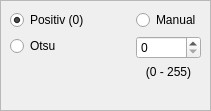
    <widget class="QFrame" name="frm_exgr_thresh">
     <property name="geometry">
      <rect>
       <x>10</x>
       <y>440</y>
       <width>211</width>
       <height>111</height>
      </rect>
     </property>
     <property name="frameShape">
      <enum>QFrame::StyledPanel</enum>
     </property>
     <property name="frameShadow">
      <enum>QFrame::Raised</enum>
     </property>
     <widget class="QWidget" name="layoutWidget_3">
      <property name="geometry">
       <rect>
        <x>10</x>
        <y>10</y>
        <width>191</width>
        <height>91</height>
       </rect>
      </property>
      <layout class="QHBoxLayout" name="horizontalLayout_8">
       <item>
        <layout class="QVBoxLayout" name="verticalLayout_10">
         <item>
          <widget class="QRadioButton" name="rdbtn_exgr_positiv">
           <property name="text">
            <string>Positiv (0)</string>
           </property>
           <property name="checked">
            <bool>true</bool>
           </property>
          </widget>
         </item>
         <item>
          <widget class="QRadioButton" name="rdbtn_exgr_otsu">
           <property name="text">
            <string>Otsu</string>
           </property>
          </widget>
         </item>
         <item>
          <spacer name="verticalSpacer_9">
           <property name="orientation">
            <enum>Qt::Vertical</enum>
           </property>
           <property name="sizeHint" stdset="0">
            <size>
             <width>20</width>
             <height>40</height>
            </size>
           </property>
          </spacer>
         </item>
        </layout>
       </item>
       <item>
        <spacer name="horizontalSpacer_6">
         <property name="orientation">
          <enum>Qt::Horizontal</enum>
         </property>
         <property name="sizeHint" stdset="0">
          <size>
           <width>28</width>
           <height>74</height>
          </size>
         </property>
        </spacer>
       </item>
       <item>
        <layout class="QVBoxLayout" name="verticalLayout_9">
         <item>
          <widget class="QRadioButton" name="rdbtn_exgr_manual">
           <property name="text">
            <string>Manual</string>
           </property>
           <property name="checked">
            <bool>false</bool>
           </property>
          </widget>
         </item>
         <item>
          <widget class="QSpinBox" name="sBox_exgr_man_thresh">
           <property name="enabled">
            <bool>true</bool>
           </property>
           <property name="maximum">
            <number>255</number>
           </property>
          </widget>
         </item>
         <item>
          <widget class="QLabel" name="lbl_exgr_thresh_range">
           <property name="enabled">
            <bool>true</bool>
           </property>
           <property name="text">
            <string>(0 - 255)</string>
           </property>
           <property name="alignment">
            <set>Qt::AlignCenter</set>
           </property>
          </widget>
         </item>
         <item>
          <spacer name="verticalSpacer_8">
           <property name="orientation">
            <enum>Qt::Vertical</enum>
           </property>
           <property name="sizeHint" stdset="0">
            <size>
             <width>20</width>
             <height>40</height>
            </size>
           </property>
          </spacer>
         </item>
        </layout>
       </item>
      </layout>
     </widget>
    </widget>
